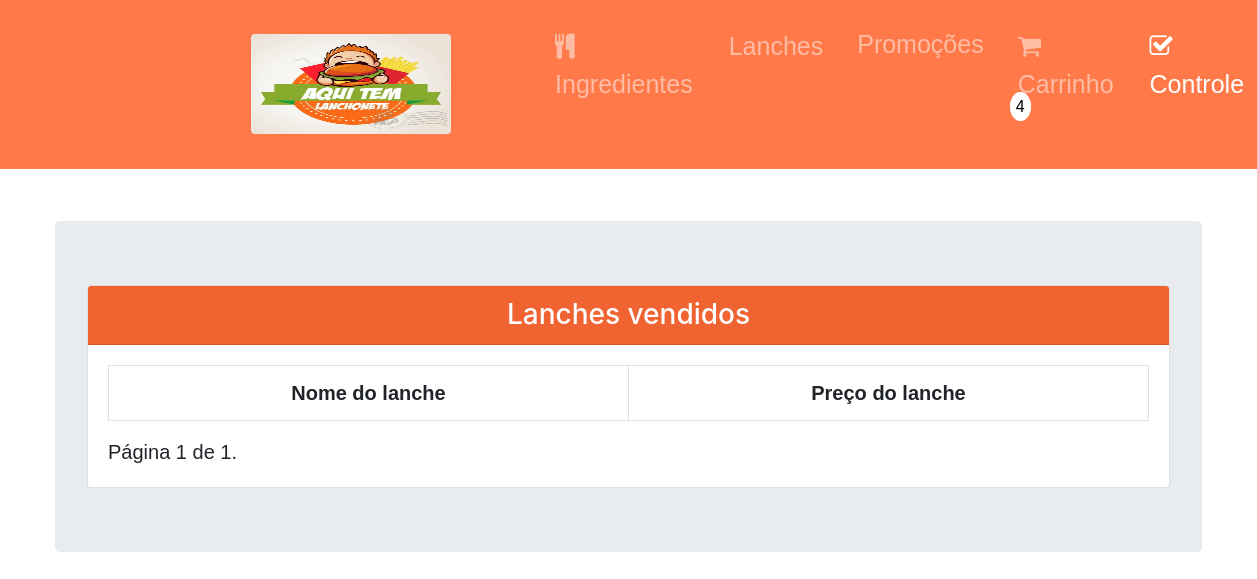
Before: /snacks/controle/ with the older database file.
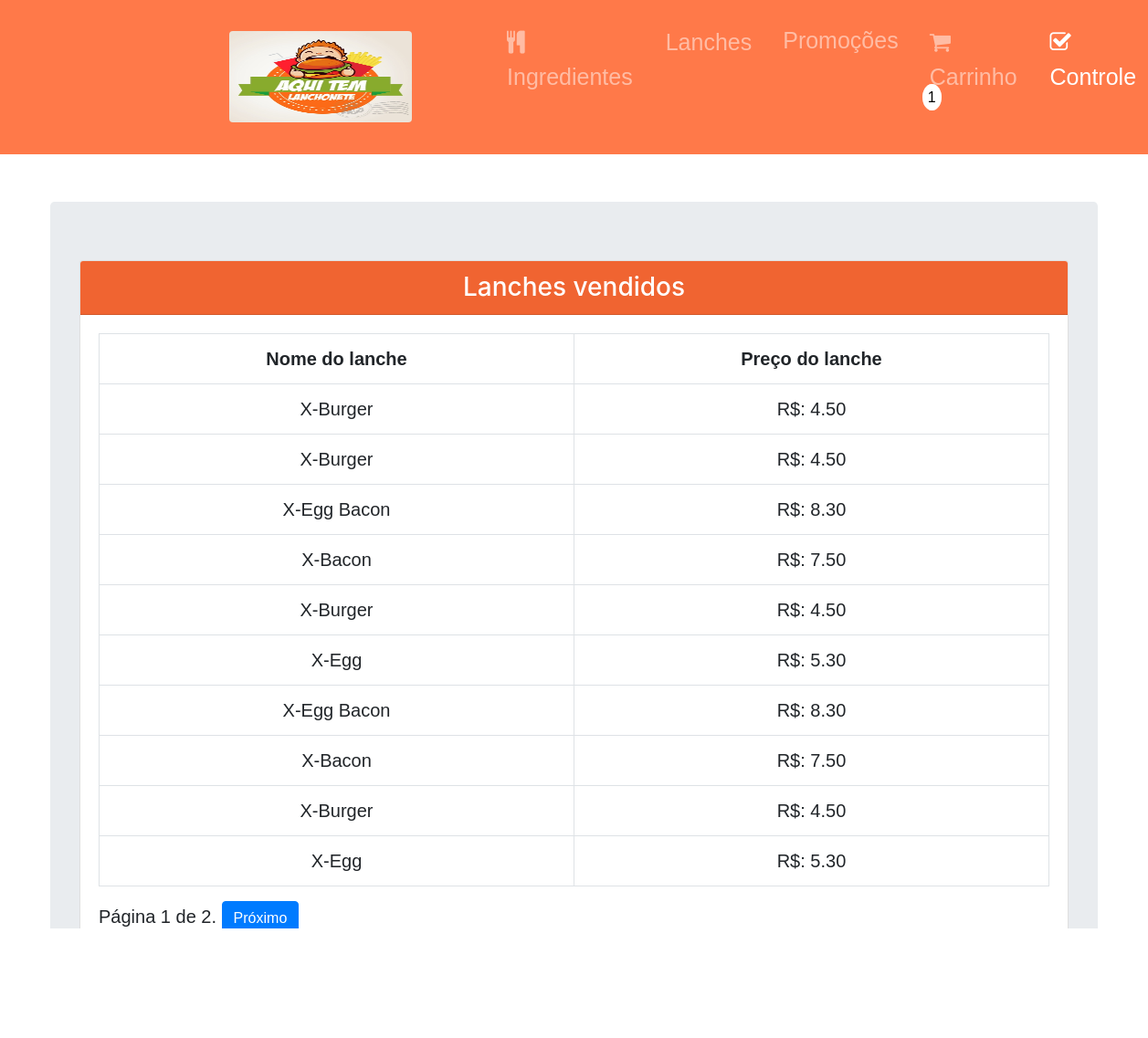
After: the same page with the newer database file.
### snackbar/models.py (models this page shows)
class SoppingCart(models.Model):
    name_snack = models.CharField(max_length=255, null=False, verbose_name="Nome do Ingrediente")
    img_snack = models.CharField(max_length=255, null=False, verbose_name="foto do lanche")
    amount_lettuce = models.IntegerField(null=False, verbose_name="Quantidade de alface")
    amount_bacon = models.IntegerField(null=False, verbose_name="Quantidade de Bacon")
    amount_burger = models.IntegerField(null=False, verbose_name="Quantidade de Hambúguer de carne")
    amount_egg = models.IntegerField(null=False, verbose_name="Quantidade de ovo")
    amount_cheese = models.IntegerField(null=False, verbose_name="Quantidade de queijo")
    price = models.FloatField(null=True, verbose_name="Valor do lanche")
    is_buy = models.BooleanField(null=False, default=False, verbose_name="True - Lanche comprado, False - No carrinho.")

### snackbar/views.py (the view)
# urls.py: path('snacks/controle/', views.snack_controll)
def snack_controll(request):
    sopping_cart = SoppingCart.objects.filter(is_buy=False)
    buy_snacks = SoppingCart.objects.filter(is_buy=True)
    paginator = Paginator(buy_snacks, 10)
    page = request.GET.get('page')
    try:
        buy_snacks = paginator.page(page)
    except PageNotAnInteger:
        buy_snacks = paginator.page(1)
    except EmptyPage:
        buy_snacks = paginator.page(paginator.num_pages)
    return render(request, 'snack_controll.html', {'sopping_cart':sopping_cart, 'buy_snacks': buy_snacks})

### snackbar/templates/snack_controll.html (shortened to what this page needs)
{% extends "base.html" %}
{% load static %}
{% block content %}
<div class="container-fluid" id="snacks_list">
        <div class="col-md-12 col-lg-12 col-xs-12" id="snack_card">
            <div class="jumbotron">
                <div class="card">
                    <h3 class="card-header text-white no-margin text-center" id="card_header"> Lanches vendidos </h3>
                    <div class="card-body">
                        <table class="table table-bordered text-center">
                           <tr>
                               <td>
                                   <b>Nome do lanche</b>
                               </td>
                               <td>
                                   <b>Preço do lanche</b>
                               </td>
                            </tr>
                            {%for snack in buy_snacks%}
                            <tr>
                                <td>
                                    {{snack.name_snack}}
                                </td>
                                <td>
                                    R$: {{snack.price|floatformat:2 }}
                                </td>
                            </tr>
                            {% endfor %}
                        </table>
                        <div class="pagination">
                            <span class="step-links">
                                <span class="current">
                                Página {{ buy_snacks.number }} de {{ buy_snacks.paginator.num_pages }}.
                                </span>
                                {% if buy_snacks.has_next %}
                                <a class="btn btn-md btn-primary" href="?page={{ buy_snacks.next_page_number }}{% for k,v in request.GET.buy_snacks %}{% if k != 'page' %}&{{k}}={{v}}{% endif %}{% endfor %}">Próximo</a>
                                {% endif %}
                            </span>
                        </div>
                    </div>
                </div>
            </div>
        </div>
    </div>
{% endblock content %}

Changed rows visible on the page:
now on this page (row edited): SoppingCart: name_snack "X-Burger", price "4.50"
now on this page (row edited): SoppingCart: name_snack "X-Burger", price "4.50"
now on this page (row edited): SoppingCart: name_snack "X-Egg Bacon", price "8.30"
added SoppingCart: name_snack "X-Bacon", price "7.50"
added SoppingCart: name_snack "X-Burger", price "4.50"
added SoppingCart: name_snack "X-Egg", price "5.30"
added SoppingCart: name_snack "X-Egg Bacon", price "8.30"
added SoppingCart: name_snack "X-Bacon", price "7.50"
added SoppingCart: name_snack "X-Burger", price "4.50"
added SoppingCart: name_snack "X-Egg", price "5.30"
Other visible differences:
{{ sopping_cart.count }}: "4" → "1"
{{ buy_snacks.paginator.num_pages }}: "1" → "2"
text now shown: "Próximo"
